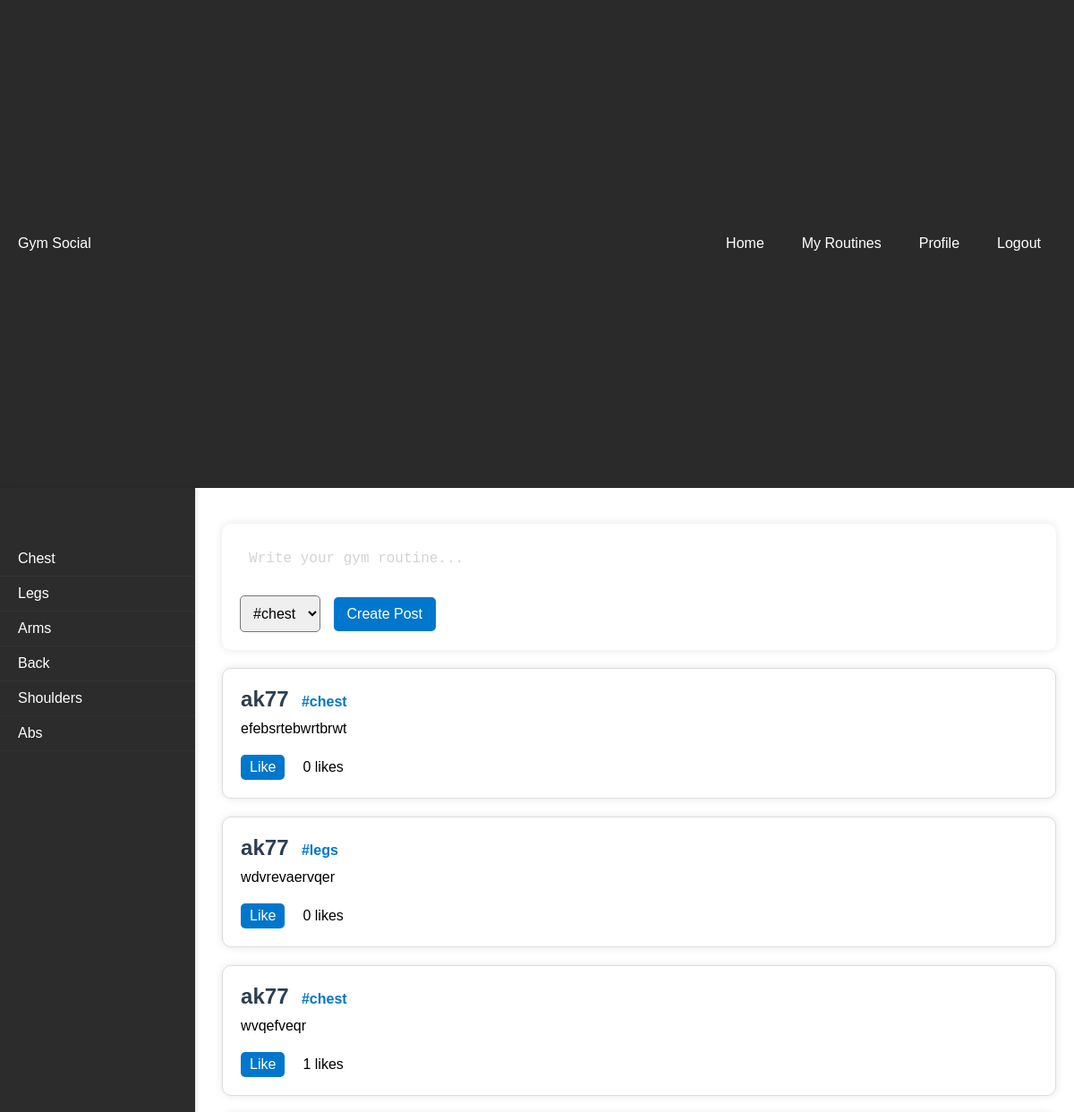
Before: /landing (upper part) with the older database file.
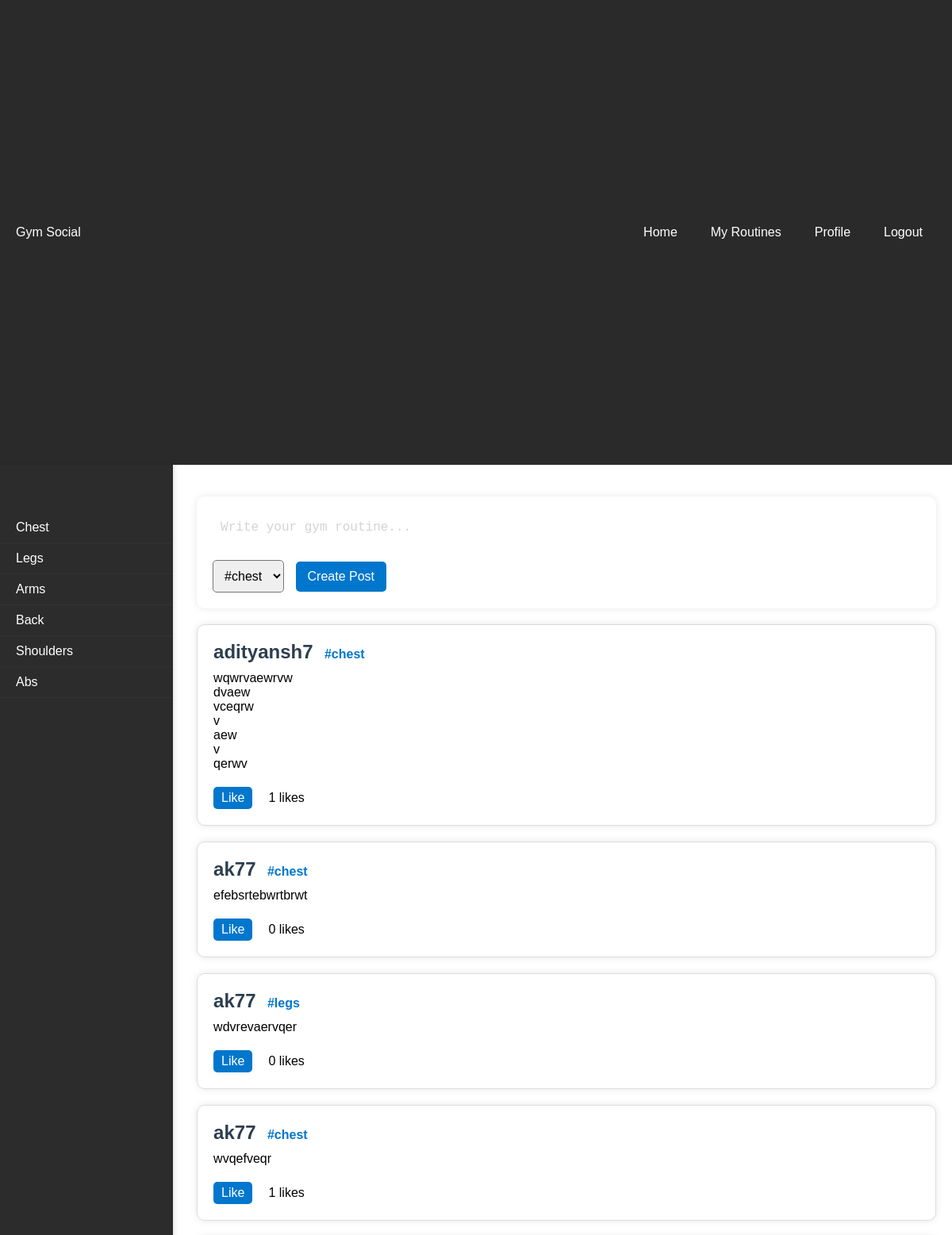
After: the same page with the newer database file.
### tables this page shows
CREATE TABLE posts (
    id INTEGER PRIMARY KEY,
    user_id INTEGER,
    body_part TEXT NOT NULL,
    content TEXT NOT NULL,
    likes INTEGER DEFAULT 0,
    FOREIGN KEY (user_id) REFERENCES users (id)
);

CREATE TABLE users (
    id INTEGER PRIMARY KEY,
    username TEXT NOT NULL UNIQUE,
    password TEXT NOT NULL
);

### app.py (the view)
@app.route('/landing', defaults={'body_part': None}, methods=['GET', 'POST'])
@app.route('/landing/<body_part>/', methods=['GET', 'POST'])
def landing(body_part):
    conn = get_db_connection()
    if body_part:
        posts = conn.execute('SELECT p.id, p.content, p.likes, p.body_part, u.username FROM posts p JOIN users u ON p.user_id = u.id WHERE p.body_part = ? ORDER BY p.id DESC', (body_part,)).fetchall()
    else:
        posts = conn.execute('SELECT p.id, p.content, p.likes, p.body_part, u.username FROM posts p JOIN users u ON p.user_id = u.id ORDER BY p.id DESC').fetchall()
    conn.close()
    return render_template('landing.html', posts=posts)

### app.py (called while the page is built)
def get_db_connection():
    conn = sqlite3.connect(DATABASE)
    conn.row_factory = sqlite3.Row
    return conn

### templates/landing.html (shortened to what this page needs)
<!DOCTYPE html>
<html lang="en">
<head>
    <link rel="stylesheet" href="{{ url_for('static', filename='styles.css') }}">
</head>
<body>
    <header class="top-bar">
        <p>Gym Social</p>
        <div class="right-buttons">
            <a href="{{ url_for('landing') }}" class="top-menu-btn">Home</a>
            <a href="{{ url_for('my_routines') }}" class="top-menu-btn">My Routines</a>
            <a href="#" class="top-menu-btn">Profile</a>
            <a href="{{ url_for('logout') }}" class="logout-btn">Logout</a>
        </div>
    </header>
    <main>
        <div class="side-menu">
            <a href="{{ url_for('landing', body_part='chest') }}" class="menu-btn">Chest</a>
            <a href="{{ url_for('landing', body_part='legs') }}" class="menu-btn">Legs</a>
            <a href="#" class="menu-btn">Arms</a>
            <a href="#" class="menu-btn">Back</a>
            <a href="#" class="menu-btn">Shoulders</a>
            <a href="#" class="menu-btn">Abs</a>
        </div>
        <section id="feed">
            <div class="box create-post">
                <form action="{{ url_for('create_post') }}" method="post">
                    <textarea name="content" placeholder="Write your gym routine..."></textarea>
                    <select name="body_part">
                        <option value="chest">#chest</option>
                    </select>
                    <input type="submit" value="Create Post">
                </form>
            </div>
            {% for post in posts %}
            <div class="box post">
                <p class="username">{{ post.username }}</p>
                <p class="body_part">#{{ post.body_part }}</p>
                <p class="content">{{ post.content }}</p>
                <div class="like-section">
                    <a href="#" class="like-button" data-post-id="{{ post.id }}">Like</a>
                    <p class="likes-count" data-post-id="{{ post.id }}">{{ post.likes }} likes</p>
                </div>
            </div>
            {% endfor %}
        </section>
    </main>
</body>
</html>

### static/styles.css (style rules this page uses)
* { margin: 0; padding: 0; box-sizing: border-box; }
body { font-family: Arial, sans-serif; margin: 0; padding: 0; display: flex; flex-direction: column; height: 100vh; }
header { background-color: #333; color: white; text-align: center; padding: 1em 0; flex: 0 0 15%; }
main { flex: 1; display: flex; }
header { display: flex; justify-content: space-between; align-items: center; padding: 1em; background-color: #333; color: white; }
main { display: flex; height: calc(100vh - 60px); }
#feed { margin-left: 10px; width: calc(100% - 220px); padding: 20px; overflow-y: auto; }
.post { border: 1px solid #ddd; padding: 10px; margin-bottom: 10px; }
.content { white-space: pre-line; margin-bottom: 20px; }
.username { font-weight: bold; }
.body_part { color: #0077cc; }
.like-button { background-color: #0077cc; color: white; padding: 5px 10px; text-decoration: none; }
.likes-count { display: inline-block; margin-left: 10px; }
.box { background-color: white; border-radius: 10px; padding: 20px; margin: 20px 0; box-shadow: 0px 0px 10px rgba(0, 0, 0, 0.1); }
.create-post { display: flex; flex-direction: column; gap: 10px; }
.create-post textarea { height: auto; overflow-y: hidden; resize: none; width: 100%; box-sizing: border-box; padding: 10px; font-size: 16px; border: none; border-radius: 5px; outline: none; }
.create-post textarea::placeholder { color: lightgray; }
.create-post select { flex-grow: 1; margin-right: 10px; padding: 10px; font-size: 16px; border-radius: 5px; }
.create-post input[type="submit"] { flex-shrink: 0; padding: 10px 15px; font-size: 16px; border-radius: 5px; white-space: nowrap; }
.create-post input[type="submit"] { background-color: #0077cc; color: white; border: none; cursor: pointer; transition: background-color 0.3s; }
.username { display: inline-block; margin-right: 10px; font-size: 1.5em; font-weight: bold; color: #2c3e50; margin-bottom: 10px; }
.body_part { color: #0077cc; font-weight: bold; display: inline-block; margin-right: 10px; margin-bottom: 10px; }
.username, .body_part { display: inline-block; margin-right: 10px; }
.like-section { display: flex; align-items: center; gap: 10px; margin-top: 10px; }
.like-button { background-color: #0077cc; color: white; padding: 5px 10px; text-decoration: none; border-radius: 5px; transition: background-color 0.3s; }
.top-bar { display: flex; justify-content: space-between; align-items: center; padding: 10px 20px; background-color: #2a2a2a; color: white; }
.top-menu-btn, .logout-btn { background-color: transparent; color: white; padding: 10px 15px; text-align: center; text-decoration: none; display: inline-block; margin: 0 2px; border-radius: 16px; font-size: 16px; transition: background-color 0.3s; }
.right-buttons { display: flex; gap: 8px; }
.side-menu { float: left; width: 220px; height: 100vh; background-color: #2c2c2c; padding-top: 60px; box-shadow: 2px 0 5px rgba(0, 0, 0, 0.1); }
.menu-btn { display: block; padding: 10px 20px; color: white; text-decoration: none; border-bottom: 1px solid #333; transition: background-color 0.3s; }

Changed rows visible on the page:
added posts: username "adityansh7", body_part "chest", content "wqwrvaewrvw dvaew vceqrw v aew v qerwv", likes "1"
